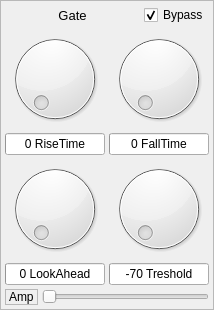
                 <widget class="QFrame" name="frame_12">
                  <property name="frameShape">
                   <enum>QFrame::StyledPanel</enum>
                  </property>
                  <layout class="QGridLayout" name="gridLayout_24" rowstretch="0,1,1,0">
                   <property name="leftMargin">
                    <number>4</number>
                   </property>
                   <property name="topMargin">
                    <number>4</number>
                   </property>
                   <property name="rightMargin">
                    <number>4</number>
                   </property>
                   <property name="bottomMargin">
                    <number>4</number>
                   </property>
                   <property name="spacing">
                    <number>4</number>
                   </property>
                   <item row="0" column="0" colspan="2">
                    <layout class="QHBoxLayout" name="horizontalLayout_7">
                     <item>
                      <widget class="QLabel" name="label_181">
                       <property name="sizePolicy">
                        <sizepolicy hsizetype="Preferred" vsizetype="Preferred">
                         <horstretch>1</horstretch>
                         <verstretch>0</verstretch>
                        </sizepolicy>
                       </property>
                       <property name="maximumSize">
                        <size>
                         <width>16777215</width>
                         <height>11111110</height>
                        </size>
                       </property>
                       <property name="font">
                        <font>
                         <pointsize>10</pointsize>
                        </font>
                       </property>
                       <property name="text">
                        <string>Gate</string>
                       </property>
                       <property name="alignment">
                        <set>Qt::AlignCenter</set>
                       </property>
                      </widget>
                     </item>
                     <item>
                      <widget class="QCheckBox" name="gate_bypass">
                       <property name="sizePolicy">
                        <sizepolicy hsizetype="Preferred" vsizetype="Preferred">
                         <horstretch>0</horstretch>
                         <verstretch>0</verstretch>
                        </sizepolicy>
                       </property>
                       <property name="text">
                        <string>Bypass</string>
                       </property>
                       <property name="checked">
                        <bool>true</bool>
                       </property>
                      </widget>
                     </item>
                    </layout>
                   </item>
                   <item row="2" column="1">
                    <layout class="QVBoxLayout" name="verticalLayout_21">
                     <item>
                      <widget class="QDial" name="gate_tresh_dial">
                       <property name="minimum">
                        <number>-70</number>
                       </property>
                       <property name="maximum">
                        <number>30</number>
                       </property>
                       <property name="singleStep">
                        <number>1</number>
                       </property>
                       <property name="value">
                        <number>-70</number>
                       </property>
                       <property name="notchesVisible">
                        <bool>false</bool>
                       </property>
                      </widget>
                     </item>
                     <item>
                      <widget class="QProgressBar" name="gate_slider_4">
                       <property name="minimum">
                        <number>-70</number>
                       </property>
                       <property name="maximum">
                        <number>30</number>
                       </property>
                       <property name="value">
                        <number>-70</number>
                       </property>
                       <property name="alignment">
                        <set>Qt::AlignCenter</set>
                       </property>
                       <property name="invertedAppearance">
                        <bool>false</bool>
                       </property>
                       <property name="format">
                        <string>%v Treshold</string>
                       </property>
                      </widget>
                     </item>
                    </layout>
                   </item>
                   <item row="2" column="0">
                    <layout class="QVBoxLayout" name="verticalLayout_20">
                     <item>
                      <widget class="QDial" name="gate_lookahead_dial">
                       <property name="maximum">
                        <number>25</number>
                       </property>
                       <property name="notchesVisible">
                        <bool>false</bool>
                       </property>
                      </widget>
                     </item>
                     <item>
                      <widget class="QProgressBar" name="gate_slider_3">
                       <property name="maximum">
                        <number>25</number>
                       </property>
                       <property name="value">
                        <number>0</number>
                       </property>
                       <property name="alignment">
                        <set>Qt::AlignCenter</set>
                       </property>
                       <property name="invertedAppearance">
                        <bool>false</bool>
                       </property>
                       <property name="format">
                        <string>%v LookAhead</string>
                       </property>
                      </widget>
                     </item>
                    </layout>
                   </item>
                   <item row="1" column="1">
                    <layout class="QVBoxLayout" name="verticalLayout_30">
                     <item>
                      <widget class="QDial" name="gate_falltime_dial">
                       <property name="minimum">
                        <number>0</number>
                       </property>
                       <property name="maximum">
                        <number>1000</number>
                       </property>
                       <property name="notchesVisible">
                        <bool>false</bool>
                       </property>
                      </widget>
                     </item>
                     <item>
                      <widget class="QProgressBar" name="gate_slider_2">
                       <property name="minimum">
                        <number>1</number>
                       </property>
                       <property name="maximum">
                        <number>1000</number>
                       </property>
                       <property name="value">
                        <number>1</number>
                       </property>
                       <property name="alignment">
                        <set>Qt::AlignCenter</set>
                       </property>
                       <property name="invertedAppearance">
                        <bool>false</bool>
                       </property>
                       <property name="format">
                        <string>%p FallTime</string>
                       </property>
                      </widget>
                     </item>
                    </layout>
                   </item>
                   <item row="1" column="0">
                    <layout class="QVBoxLayout" name="verticalLayout_24">
                     <item>
                      <widget class="QDial" name="gate_risetime_dial">
                       <property name="minimum">
                        <number>0</number>
                       </property>
                       <property name="maximum">
                        <number>1000</number>
                       </property>
                       <property name="notchesVisible">
                        <bool>false</bool>
                       </property>
                      </widget>
                     </item>
                     <item>
                      <widget class="QProgressBar" name="gate_slider">
                       <property name="minimum">
                        <number>0</number>
                       </property>
                       <property name="maximum">
                        <number>1000</number>
                       </property>
                       <property name="value">
                        <number>1</number>
                       </property>
                       <property name="alignment">
                        <set>Qt::AlignCenter</set>
                       </property>
                       <property name="invertedAppearance">
                        <bool>false</bool>
                       </property>
                       <property name="format">
                        <string>%p RiseTime</string>
                       </property>
                      </widget>
                     </item>
                    </layout>
                   </item>
                   <item row="3" column="0" colspan="2">
                    <layout class="QHBoxLayout" name="horizontalLayout_8">
                     <item>
                      <widget class="QLabel" name="label_7">
                       <property name="frameShape">
                        <enum>QFrame::StyledPanel</enum>
                       </property>
                       <property name="text">
                        <string>Amp</string>
                       </property>
                      </widget>
                     </item>
                     <item>
                      <widget class="QSlider" name="gate_amp_slid">
                       <property name="maximum">
                        <number>200</number>
                       </property>
                       <property name="orientation">
                        <enum>Qt::Horizontal</enum>
                       </property>
                      </widget>
                     </item>
                    </layout>
                   </item>
                  </layout>
                 </widget>
